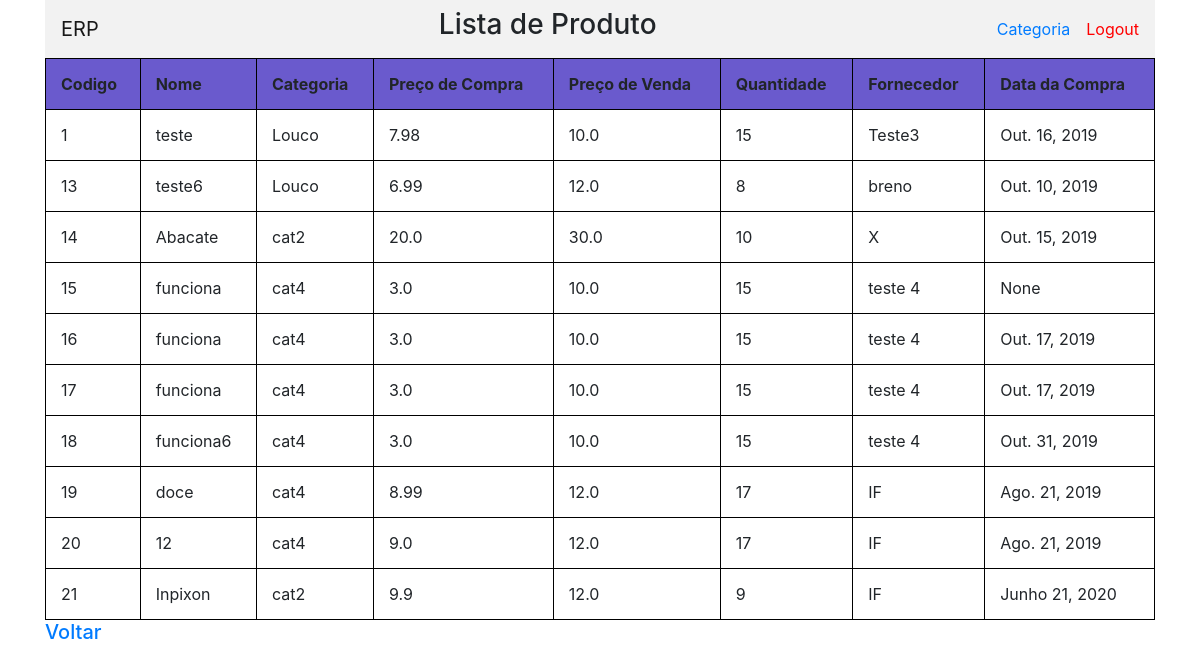
/produto/lista/ (signed in), run on the app's committed database.
### produto/models.py (models this page shows, shortened)
class Produto(models.Model):
    codigoProduto =  models.AutoField(primary_key=True)
    fkCategoria = models.ForeignKey(Categoria, on_delete=models.CASCADE)
    precoCompra = models.FloatField(null=True, blank=False)
    name = models.CharField(max_length=50, blank=False)
    precoVenda = models.FloatField(null=True, blank=False)
    qtde = models.IntegerField(null=True, blank=False)
    fornecedor = models.CharField(max_length=50, blank=False)
    dataCompra = models.DateField(null=True)

### categoria/models.py (models this page shows)
class Categoria(models.Model):
    codigoCategoria =  models.AutoField(primary_key=True)
    name = models.CharField(max_length=50, blank=False)
    def __str__(self):
        return self.name

### produto/views.py (the view)
# urls.py: path('lista/', views.lista_produto, name='lista_produto'),
def lista_produto(request):
    if request.user.is_authenticated:
        produto = Produto.objects.all()
        contexto = {
            'produto': produto
            }
        return render(request, "produto/listar_produto.html", contexto)
    else:
        return HttpResponseRedirect('../../login')

### ERP/templates/produto/listar_produto.html (shortened to what this page needs)
{% load static %}
<head>
    <link rel="stylesheet" href="https://stackpath.bootstrapcdn.com/bootstrap/4.3.1/css/bootstrap.min.css">
  <link rel="stylesheet" href="{%static 'produto/css/styles.css' %}">
</head>
<div class="container">
    <nav class="navbar navbar-expand-lg navbar-light" style="background-color:rgb(242, 242, 242)">
      <a class="navbar-brand" href="..">ERP</a>
      <h3 style="margin-left: auto; margin-right: auto;">Lista de Produto</h3>
      <div class="nav-item" style="float:left">
        <a style="text-align: center" class="nav-link" href="../../categoria/">Categoria</a>
      </div>
      <a style="color:red; text-align: center;" class="navbar-link" href="../logout/">Logout</a>
    </nav>
  <div>
  <table style="width:100%">
    <tr BGCOLOR=SlateBlue>
      <th>Codigo</th>
      <th>Nome</th>
      <th>Categoria</th>
      <th>Preço de Compra</th>
      <th>Preço de Venda</th>
      <th>Quantidade</th>
      <th>Fornecedor</th>
      <th>Data da Compra</th>
    </tr>
    {% for p in produto %}
    <tr>
      <td>{{p.codigoProduto}}</td>
      <td>{{ p.name}}</td>
      <td>{{ p.fkCategoria}}</td>
      <td>{{ p.precoCompra}}</td>
      <td>{{ p.precoVenda}}</td>
      <td>{{ p.qtde}}</td>
      <td>{{ p.fornecedor}}</td>
      <td>{{ p.dataCompra}}</td>
    </tr>
    {% endfor %}
  </table>
  </div>
  <div>
      <h5><a href="../">Voltar</a></h5>
  </div>
</div>

### ERP/templates/produto/listar_produto.html (style rules this page uses)
table, th, td { border: 1px solid black; border-collapse: collapse; }
th, td { padding: 15px; text-align: left; }

### data on the page
Produto: codigoProduto "1", name "teste", fkCategoria "Louco", precoCompra "7.98", precoVenda "10.0", qtde "15", fornecedor "Teste3", dataCompra "Out. 16, 2019"
Produto: codigoProduto "13", name "teste6", fkCategoria "Louco", precoCompra "6.99", precoVenda "12.0", qtde "8", fornecedor "breno", dataCompra "Out. 10, 2019"
Produto: codigoProduto "14", name "Abacate", fkCategoria "cat2", precoCompra "20.0", precoVenda "30.0", qtde "10", fornecedor "X", dataCompra "Out. 15, 2019"
Produto: codigoProduto "15", name "funciona", fkCategoria "cat4", precoCompra "3.0", precoVenda "10.0", qtde "15", fornecedor "teste 4", dataCompra "None"
Produto: codigoProduto "16", name "funciona", fkCategoria "cat4", precoCompra "3.0", precoVenda "10.0", qtde "15", fornecedor "teste 4", dataCompra "Out. 17, 2019"
Produto: codigoProduto "17", name "funciona", fkCategoria "cat4", precoCompra "3.0", precoVenda "10.0", qtde "15", fornecedor "teste 4", dataCompra "Out. 17, 2019"
Produto: codigoProduto "18", name "funciona6", fkCategoria "cat4", precoCompra "3.0", precoVenda "10.0", qtde "15", fornecedor "teste 4", dataCompra "Out. 31, 2019"
Produto: codigoProduto "19", name "doce", fkCategoria "cat4", precoCompra "8.99", precoVenda "12.0", qtde "17", fornecedor "IF", dataCompra "Ago. 21, 2019"
Produto: codigoProduto "20", name "12", fkCategoria "cat4", precoCompra "9.0", precoVenda "12.0", qtde "17", fornecedor "IF", dataCompra "Ago. 21, 2019"
Produto: codigoProduto "21", name "Inpixon", fkCategoria "cat2", precoCompra "9.9", precoVenda "12.0", qtde "9", fornecedor "IF", dataCompra "Junho 21, 2020"
